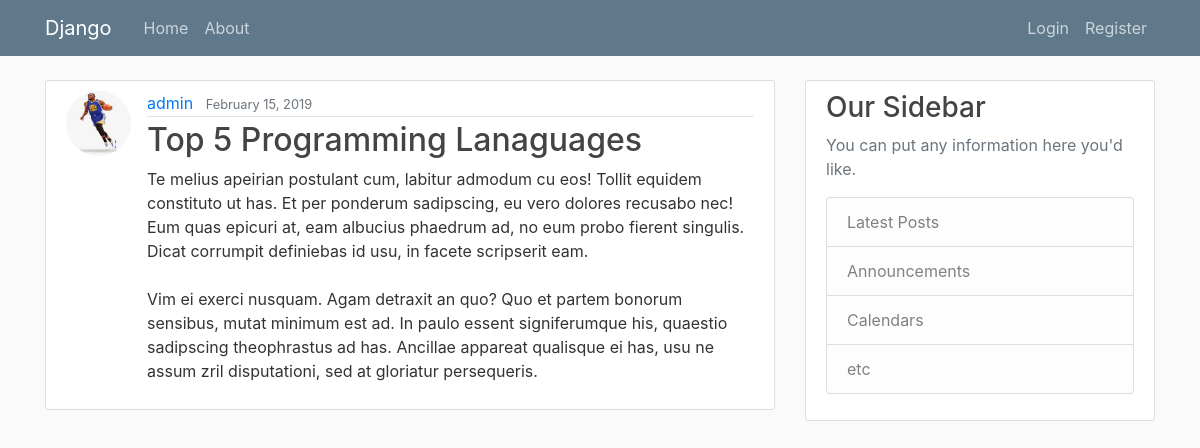
The page /post/10/ on the database its author committed.
### blog/models.py (models this page shows, shortened)
class Post(models.Model):
    title = models.CharField(max_length=100)
    content = models.TextField()
    date_posted = models.DateTimeField(default=timezone.now())
    author = models.ForeignKey(User, on_delete=models.CASCADE)

### users/models.py (models this page shows, shortened)
class Profile(models.Model):
    user = models.OneToOneField(User, on_delete=models.CASCADE)
    image = models.ImageField(default='default.jpg', upload_to='profile_pics')

### blog/views.py (the view)
# urls.py: path('post/<int:pk>/', PostDetailView.as_view(), name='post-detail'),
class PostDetailView(DetailView):
    model = Post

### blog/templates/blog/post_detail.html (shortened to what this page needs)
{% extends "blog/base.html" %}
{% block content %}
  <article class="media content-section">
    <img class="rounded-circle article-img" src="{{ object.author.profile.image.url }}">
    <div class="media-body">
      <div class="article-metadata">
        <a class="mr-2" href="{% url 'user-posts' object.author.username %}">{{ object.author }}</a>
        <small class="text-muted">{{ object.date_posted|date:"F d, Y" }}</small>
      </div>
      <h2 class="article-title">{{ object.title }}</h2>
      <p class="article-content">{{ object.content }}</p>
    </div>
  </article>
{% endblock content %}

### blog/static/blog/main.css (style rules this page uses)
body { background: #fafafa; color: #333333; margin-top: 5rem; }
h1, h2, h3, h4, h5, h6 { color: #444444; }
.content-section { background: #ffffff; padding: 10px 20px; border: 1px solid #dddddd; border-radius: 3px; margin-bottom: 20px; }
.article-title { color: #444444; }
.article-content { white-space: pre-line; }
.article-img { height: 65px; width: 65px; margin-right: 16px; }
.article-metadata { padding-bottom: 1px; margin-bottom: 4px; border-bottom: 1px solid #e3e3e3 }

### rows shown on the page
Post: author.profile.image (placeholder picture), author "admin", date_posted "February 15, 2019", title "Top 5 Programming Lanaguages", content "Te melius apeirian postulant cum, labitur admodum cu eos! Tollit equidem constituto ut has. Et per ponderum sadipscing, eu vero dolores recusabo nec! Eum quas epicuri at, eam albucius phaedrum ad, no eum probo fierent singulis. Dicat corrumpit definiebas id usu, in facete scripserit eam. Vim ei exerci nusquam. Agam detraxit an quo? Quo et partem bonorum sensibus, mutat minimum est ad. In paulo essent signiferumque his, quaestio sadipscing theophrastus ad has. Ancillae appareat qualisque ei has, usu ne assum zril disputationi, sed at gloriatur persequeris."
